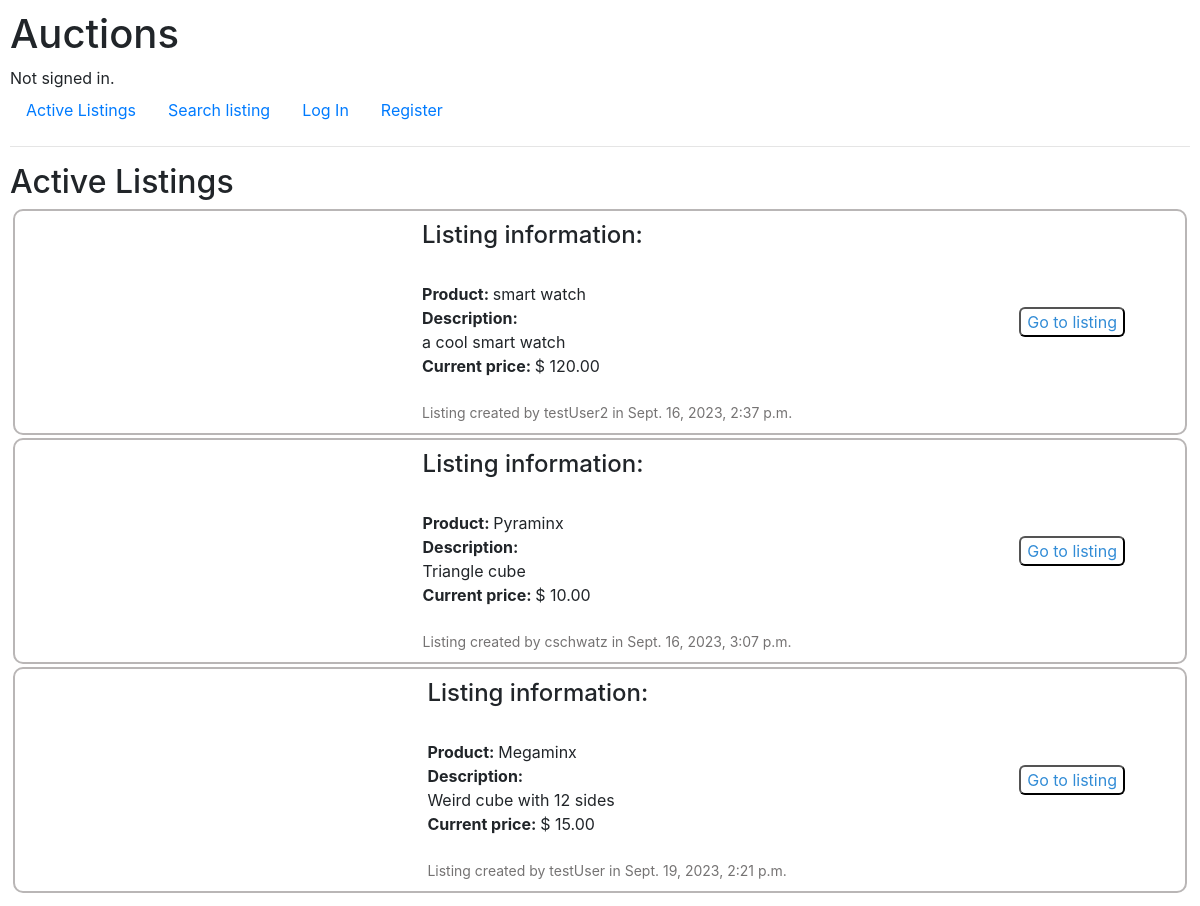
Before: / with the older database file.
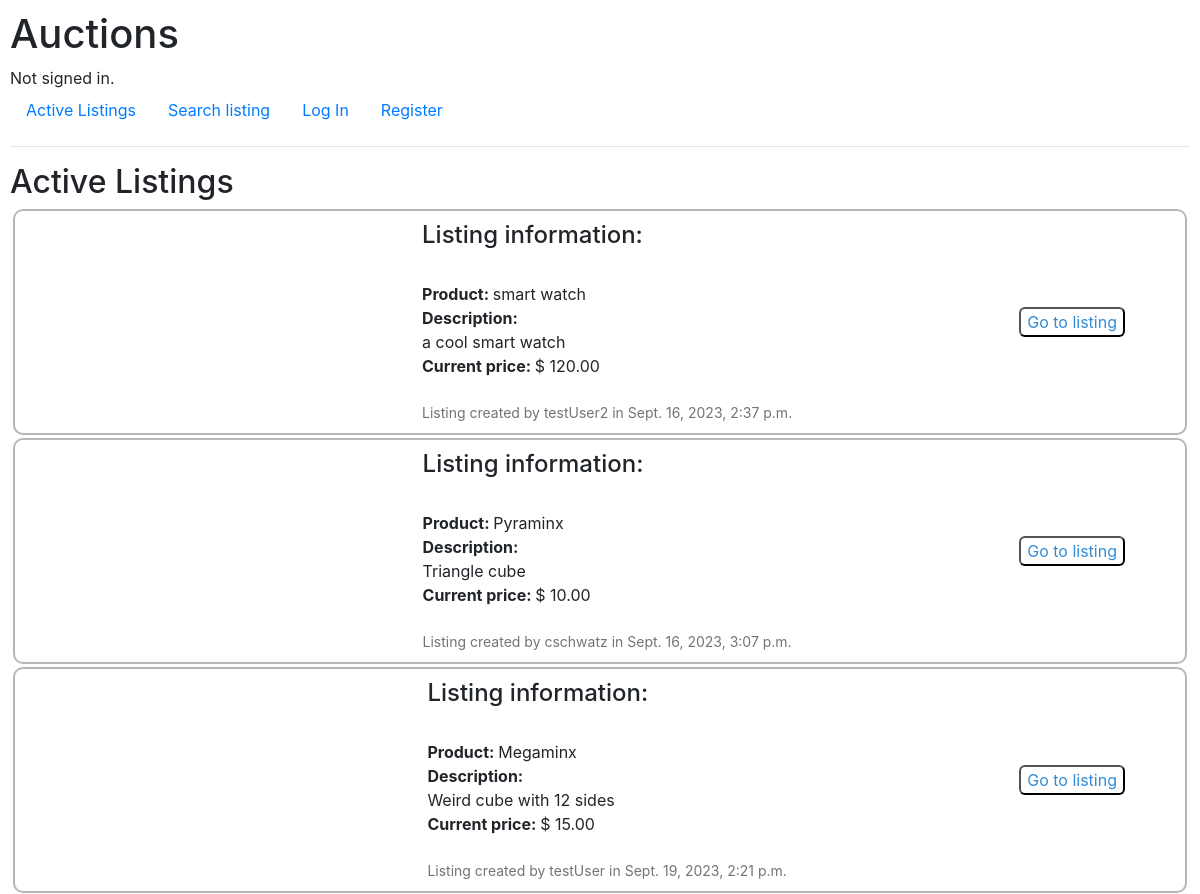
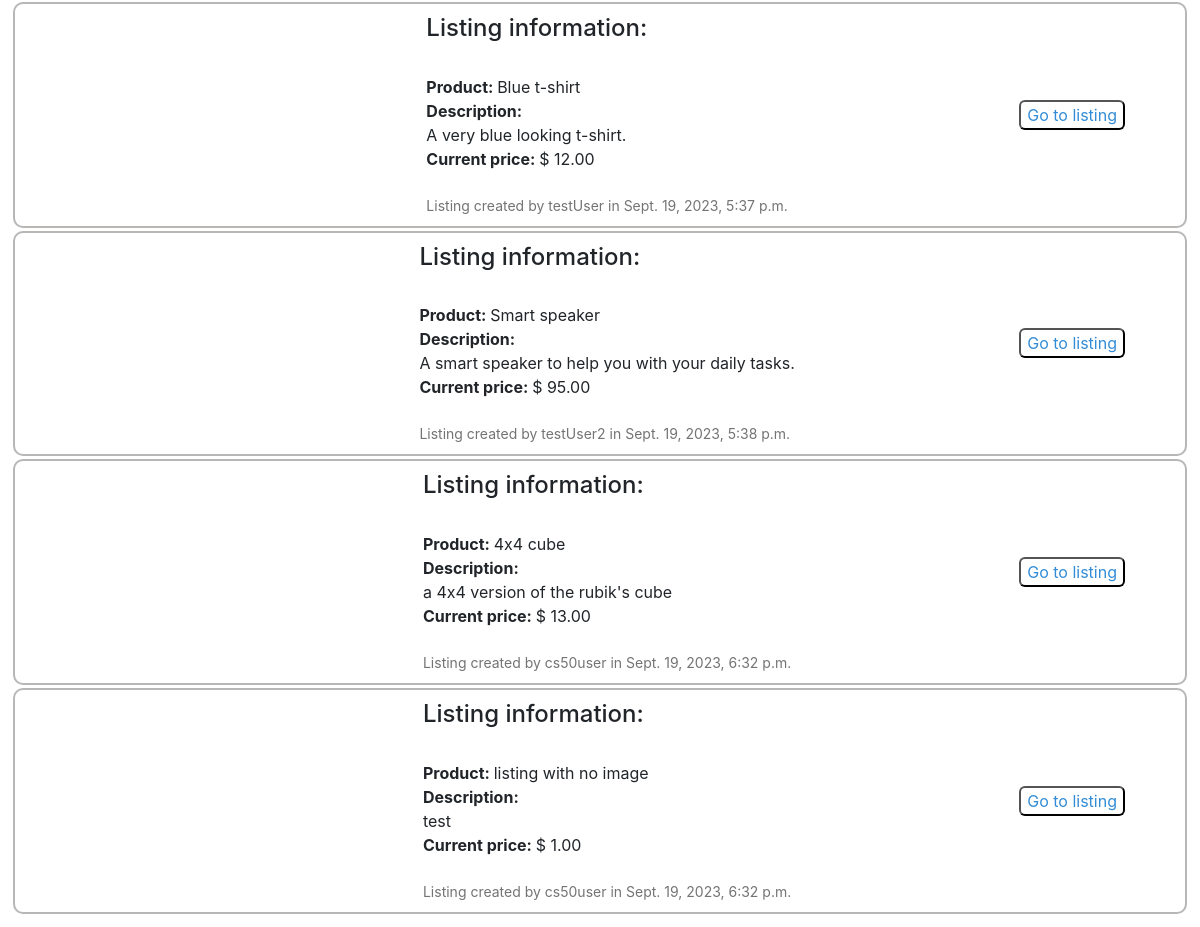
After: the same page with the newer database file (2 pictures, top to bottom).
### auctions/models.py (models this page shows)
class AuctionListing(models.Model):
    user = models.ForeignKey(User, on_delete=models.CASCADE, related_name="user_listing", default=None)
    title = models.CharField(max_length=64)
    description = models.CharField(max_length=150)
    category_choices = [('Electronic', 'electronic'), ('Toys', 'toys'), ('Home', 'home'), ('Fashion', 'fashion'), ('Other', 'other')]
    category = models.CharField(max_length=10, choices=category_choices, default='Other')
    date = models.DateTimeField(auto_now_add=True)
    image = models.URLField(blank=True)
    value = models.DecimalField(max_digits=8, decimal_places=2, default=0.00)
    is_active = models.BooleanField(default=True)

class User(AbstractUser):
    pass

### auctions/views.py (the view)
# urls.py: path("", views.index, name="index"),
def index(request):
    all_auctions = AuctionListing.objects.all() # get all active auctions (still have to work on the "active" aspect)
    active_auctions = [listing for listing in all_auctions if listing.is_active]
    listings_with_bid = [] #buffer to store listing+listing's highest bid (tuple)
    for listing in active_auctions:
        try: # see if there are bids for a given listing
            highest_bid = Bid.objects.filter(listing=listing)
            highest_bid = highest_bid.order_by('-bid')[0].bid
        except IndexError: #if there are no bids, the highest bid is the initial value
            highest_bid = listing.value
        listings_with_bid.append((listing, highest_bid))
    return render(request, "auctions/index.html", {
        "listings": listings_with_bid,
    })

### auctions/templates/auctions/index.html (shortened to what this page needs)
{% extends "auctions/layout.html" %}
{% block body %}
    <h2>Active Listings</h2>
    {% for listing in listings %}
    <div class="listing_full">
        <div class="listing_image">
        </div>
        <div class="listing_content">
            <h4>
                Listing information:
            </h4>
            <br>
            <div id="content_title">
                <span id="description">
                   Product:
                </span>
                {{ listing.0.title }}
            </div>
            <div id="content_description">
                <span id="description">
                    Description:
                </span>
                <span id="product_description">
                    {{ listing.0.description }}
                </span>
            </div>
            <div id="content_price">
                <span id="description">
                    Current price:
                </span>
                $ {{ listing.1 }}
            </div>
            <br>
            <div id="content_date">
               Listing created by {{ listing.0.user }} in {{ listing.0.date }}
            </div>
        </div>
        <div id="listing_url">
            <a href="{% url 'listing' listing.0.title  %}">
                <button id="button">Go to listing</button>
            </a>
        </div>
    </div>
    {% endfor %}
{% endblock %}

### auctions/templates/auctions/layout.html (shortened to what this page needs)
{% load static %}
<!DOCTYPE html>
<html lang="en">
    <head>
        <link rel="stylesheet" href="https://stackpath.bootstrapcdn.com/bootstrap/4.4.1/css/bootstrap.min.css">
        <link href="{% static 'auctions/styles.css' %}" rel="stylesheet">
    </head>
    <body>
        <h1>Auctions</h1>
        <div>
            {% if user.is_authenticated %}
                Signed in as <strong>{{ user.username }}</strong>.
            {% else %}
                Not signed in.
            {% endif %}
        </div>
        <ul class="nav">
            <li class="nav-item">
                <a class="nav-link" href="{% url 'index' %}">Active Listings</a>
            </li>
            <li class="nav-item">
                <a class="nav-link" href="{% url 'search_listing' %}"> Search listing </a>
            </li>
            {% if user.is_authenticated %}
                <li class="nav-item">
                    <a class="nav-link" href="{% url 'watchlist' %}">Watchlist</a>
                </li>
                <li class="nav-item">
                    <a class="nav-link" href="{% url 'create_listing' %}"> Create listing </a>
                </li>
                <li class="nav-item">
                    <a class="nav-link" href="{% url 'logout' %}">Log Out</a>
                </li>
            {% else %}
                <li class="nav-item">
                    <a class="nav-link" href="{% url 'login' %}">Log In</a>
                </li>
                <li class="nav-item">
                    <a class="nav-link" href="{% url 'register' %}">Register</a>
                </li>
            {% endif %}
        </ul>
        <hr>
        {% block body %}
        {% endblock %}
    </body>
</html>

### auctions/static/auctions/styles.css (style rules this page uses)
body { padding: 10px; }
.listing_image { padding: 10px; display: flex; }
#listing_url { text-decoration: none; padding-right: 50px; }
#listing_url a { text-decoration: none; }
.listing_content { flex-direction: column; align-self: center; }
.listing_full { padding: 10px; display: flex; gap: 5px; border: 2px rgb(185, 182, 182) solid; margin: 3px; border-radius: 10px; justify-content:space-between; align-items: center; }
#content_date { font-size: 14px; color: rgb(117, 115, 115); }
#product_description { display: flex; flex-wrap: wrap; }
#description { font-weight: bold; }
#button { border-radius: 6px; background-color: white; color: rgb(50, 140, 214); }

Changed rows visible on the page:
added AuctionListing: title "Blue t-shirt", description "A very blue looking t-shirt.", value "12.00", user.username "testUser", date "Sept. 19, 2023, 5:37 p.m."
added AuctionListing: title "Smart speaker", description "A smart speaker to help you with your daily tasks.", value "95.00", user.username "testUser2", date "Sept. 19, 2023, 5:38 p.m."
added AuctionListing: title "4x4 cube", description "a 4x4 version of the rubik's cube", value "13.00", user.username "cs50user", date "Sept. 19, 2023, 6:32 p.m."
added AuctionListing: title "listing with no image", description "test", value "1.00", user.username "cs50user", date "Sept. 19, 2023, 6:32 p.m."
